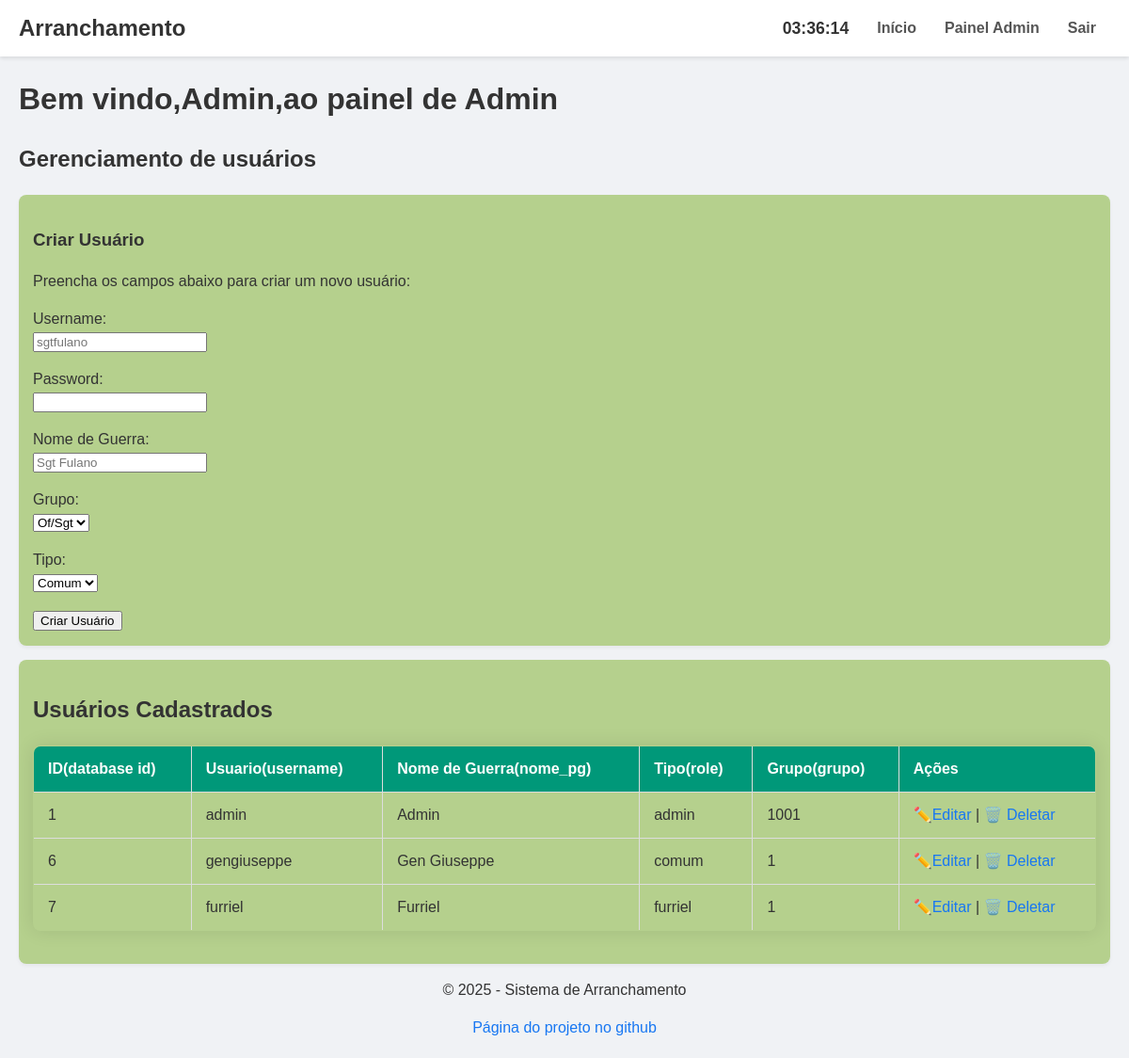
Before: /config/admin/admin.php (signed in) with the older database file.
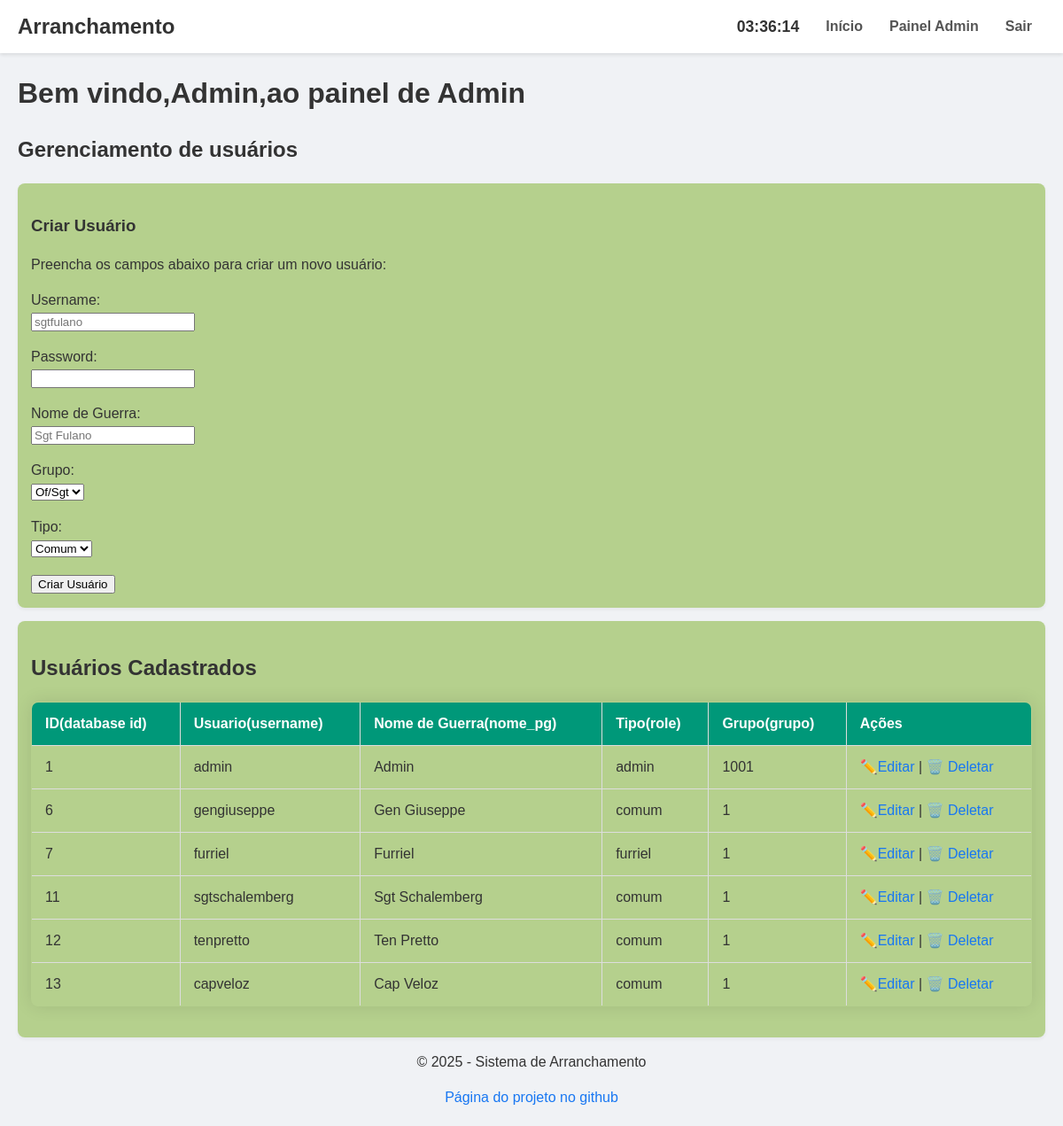
After: the same page with the newer database file.
### tables this page shows
CREATE TABLE users (
    id INTEGER PRIMARY KEY AUTOINCREMENT,
    username TEXT NOT NULL UNIQUE,
    password TEXT NOT NULL,
    nome_pg TEXT NOT NULL,
    role TEXT CHECK(role IN ('admin','furriel','comum')) NOT NULL DEFAULT 'comum',
    grupo INTEGER NOT NULL
);

### config/admin/admin.php (the view, shortened to what this page needs)
<?php
include __DIR__ . '/../../lib/header.php';
function listUsers(){
    echo '<div class="card"><h2>Usuários Cadastrados</h2>';
    try {
        $pdo = DbConnection();
        $stmt = $pdo->query("SELECT id, username, nome_pg, role, grupo FROM users");
        $users = $stmt->fetchAll(PDO::FETCH_ASSOC);
        echo "<table border='1'>
            <tr>
                <th>ID(database id)</th>
                <th>Usuario(username)</th>
                <th>Nome de Guerra(nome_pg)</th>
                <th>Tipo(role)</th>
                <th>Grupo(grupo)</th>
                <th>Ações</th>
            </tr>";
        foreach ($users as $user) {
            echo "<tr>";
            echo "<td>" . htmlspecialchars($user['id']) . "</td>";
            echo "<td>" . htmlspecialchars($user['username']) . "</td>";
            echo "<td>" . htmlspecialchars($user['nome_pg']) . "</td>";
            echo "<td>" . htmlspecialchars($user['role']) . "</td>";
            echo "<td>" . htmlspecialchars($user['grupo']) . "</td>";
            echo "<td>
                    <a href='#' data-action='edit' data-user='".htmlspecialchars(json_encode($user), ENT_QUOTES, 'UTF-8')."'>✏️Editar</a> |
                    <a href='delete_user.php?action=delete&id=" . $user['id'] . "' onclick='return confirm(\"Tem certeza?\");'>🗑️ Deletar</a>
                  </td>";
            echo "</tr>";
        }
        echo "</table> </div>";
    } catch (PDOException $e) {
        echo "<strong>ERRO:</strong> " . htmlspecialchars($e->getMessage());
    }
}
?>
<?php
echo "<h1>Bem vindo,". htmlspecialchars($_SESSION['auth_data']['nome_pg']).",ao painel de Admin</h1>";
?>
    <h2>Gerenciamento de usuários</h2>
<div id="create_user" class="card painel">
        <h3>Criar Usuário</h3>
        <p>Preencha os campos abaixo para criar um novo usuário:</p>
        <form action="create_user.php" method="POST">
        <p>
            <label for="username">Username:</label><br>
            <input type="text" id="username" name="username" placeholder="sgtfulano" required>
        </p>
        <p>
            <label for="password">Password:</label><br>
            <input type="password" id="password" name="password" required>
        </p>
        <p>
            <label for="nome_pg">Nome de Guerra:</label><br>
            <input type="text" id="nome_pg" name="nome_pg" placeholder="Sgt Fulano" required>
        </p>
        <p>
            <label for="grupo">Grupo:</label><br>
            <select type="number" id="grupo" name="grupo" required >
                <option value=1> Of/Sgt </option>
            </select>
        </p>
        <p>
            <label for="role">Tipo:</label><br>
            <select id="role" name="role" required>
                <option value="comum">Comum</option>
            </select>
        </p>
        <button type="submit">Criar Usuário</button>
    </form>
    </div>
<?php
listUsers();
include __DIR__ . '/../../lib/footer.php';
?>

### lib/header.php (shortened to what this page needs)
<!DOCTYPE html>
<html lang="pt-BR">
<head>
    <link rel="stylesheet" href="/public/css/styles.css">
</head>
<body>
    <header>
        <nav class="navbar">
            <a href="/index.php" class="logo">Arranchamento</a>
            <div class="navbar-right">
                <span id="relogio"></span>
                <ul class="menu">
                    <li><a href="/index.php">Início</a></li>
                    <?php if (isset($_SESSION['auth_data'])):  ?>
                        <?php if ($_SESSION['auth_data']['role'] === 'comum'): ?>
                            <li><a href="/public/dashboard.php">Minhas Seleções</a></li>
                        <?php elseif ($_SESSION['auth_data']['role'] === 'furriel'): ?>
                            <li><a href="/config/furriel/furriel.php">Painel Furriel</a></li>
                        <?php elseif ($_SESSION['auth_data']['role'] === 'admin'): ?>
                            <li><a href="/config/admin/admin.php">Painel Admin</a></li>
                        <?php endif; ?>
                        <li><a href="/lib/logout.php">Sair</a></li>
                    <?php endif;  ?>
                </ul>
            </div>
        </nav>
    </header>
    <main>

### lib/footer.php (shortened to what this page needs)
    </main>
    <footer>
        <p>&copy; <?php echo date("Y"); ?> - Sistema de Arranchamento</p>
        <a href="https://github.com/deathToAI/Project_Wizard" > Página do projeto no github </a>
    </footer>
</body>
</html>

### public/css/styles.css (style rules this page uses)
body { font-family: Arial, sans-serif; background-color: #f0f2f5; color: #333; margin: 0; padding: 20px; line-height: 1.5; }
.card { background-color: #98c059a9; border-radius: 8px; padding: 15px; margin-bottom: 15px; box-shadow: 0 2px 4px rgba(0, 0, 0, 0.05); }
p { margin-bottom: 1em; }
a { color: #1877f2; text-decoration: none; transition: color 0.3s; }
table { width: 100%; border-collapse: collapse; margin: 20px 0; font-size: 1em; box-shadow: 0 0 20px rgba(0, 0, 0, 0.10); border-radius: 8px; overflow: hidden; }
table th, table td { padding: 12px 15px; border: 1px solid #ddd; text-align: left; }
table th { background-color: #009879; color: #ffffff; font-weight: bold; }
header { background-color: #ffffff; padding: 0 20px; box-shadow: 0 2px 4px rgba(0,0,0,0.1); margin: -20px -20px 20px -20px; }
.navbar { display: flex; justify-content: space-between; align-items: center; height: 60px; max-width: 1200px; margin: 0 auto; }
.navbar-right { display: flex; align-items: center; gap: 15px; }
#relogio { font-weight: bold; color: #333; font-size: 1.1em; }
.navbar .logo { font-size: 1.5em; font-weight: bold; color: #333; }
.navbar .menu { list-style: none; margin: 0; padding: 0; display: flex; }
.navbar .menu li a { display: block; padding: 20px 15px; color: #555; font-weight: bold; transition: background-color 0.3s, color 0.3s; }

### lib/footer.php (style rules this page uses)
footer { text-align: center; }

Changed rows visible on the page:
added users: id "11", username "sgtschalemberg", nome_pg "Sgt Schalemberg", role "comum", grupo "1"
added users: id "12", username "tenpretto", nome_pg "Ten Pretto", role "comum", grupo "1"
added users: id "13", username "capveloz", nome_pg "Cap Veloz", role "comum", grupo "1"
